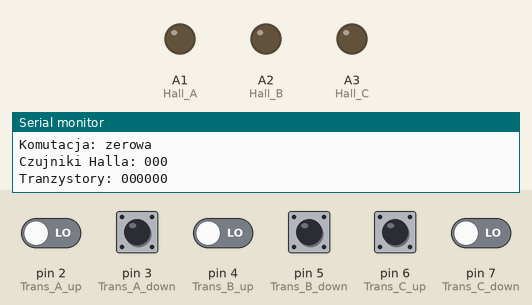
The sketch below on a simulated Arduino Uno, built with avr-gcc and run on an emulated ATmega328P. Shown: output pins drawn as LEDs (lit = HIGH), the last lines printed to the serial monitor. Inputs (shaded band) come from the test bench; at power-on: pin 2 (Trans_A_up), pin 3 (Trans_A_down), pin 4 (Trans_B_up), pin 5 (Trans_B_down), pin 6 (Trans_C_up), pin 7 (Trans_C_down) LOW.

Above: at 1.2 s.
1.3 s: pin 4 (Trans_B_up) driven HIGH and pin 7 (Trans_C_down) driven HIGH
At 2.6 s:
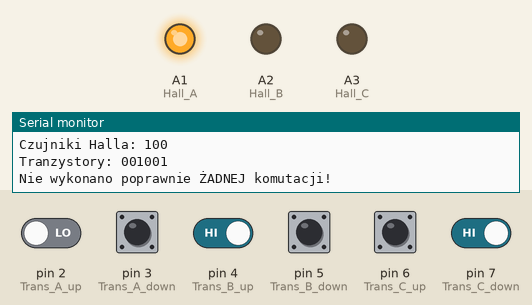
3.1 s: pin 2 (Trans_A_up) driven HIGH and pin 4 (Trans_B_up) driven LOW
At 3.9 s:
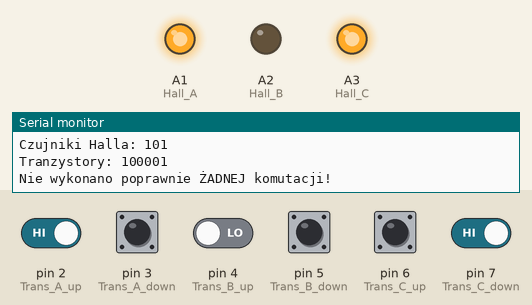
Timing chart, 0 to 6.1 s (numbered marks = the images above; inputs shaded):
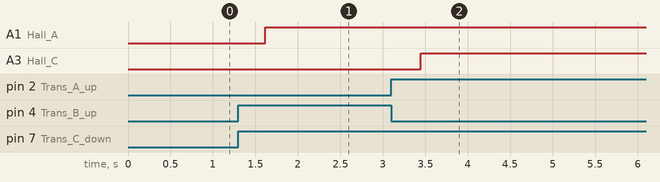

Measured:
- after the input at 1.3 s, A1 (Hall_A): LOW → HIGH after 0.31 s
- after the input at 3.1 s, A3 (Hall_C): LOW → HIGH after 0.35 s

The sketch:

Wirtualny_Silnik.ino
```cpp
//Wejścia tranzystorów
int Trans_A_up = 2;
int Trans_A_down = 3;
int Trans_B_up = 4;
int Trans_B_down = 5;
int Trans_C_up = 6;
int Trans_C_down = 7;

//Czujniki Halla
int Hall_A = A1;
int Hall_B = A2;
int Hall_C = A3;

//Wartości pinów
String Trans_binary = "000000";
String Hall_binary = "000";

bool hall_start_null = true;

int step = 0;

void setup()
{
  //Inicjalizacja UART
  Serial.begin(115200);

  //Wyjścia halla
  pinMode(Hall_A, OUTPUT);
  pinMode(Hall_B, OUTPUT);
  pinMode(Hall_C, OUTPUT);

  //Wejścia tranzystorów
  pinMode(Trans_A_up, INPUT);
  pinMode(Trans_A_down, INPUT);
  pinMode(Trans_B_up, INPUT);
  pinMode(Trans_B_down, INPUT);
  pinMode(Trans_C_up, INPUT);
  pinMode(Trans_C_down, INPUT);

  Serial.println("Inicjalizacja wirtualnego silnika!");
}
void loop()
{
  //Sprawdzanie czy ma się wykonać sekwencja startowa
  if (hall_start_null)
  {
    write_hall_pins(0);
    delay(60);
    read_all_pins();

    //Wypisywanie danych
    Serial.println("");
    Serial.println("Komutacja: zerowa");
    Serial.print("Czujniki Halla: ");
    Serial.println(Hall_binary);
    Serial.print("Tranzystory: ");
    Serial.println(Trans_binary);
  }
  else
  {
    write_hall_pins(step);
    delay(60);
    read_all_pins();

    //Wypisywanie danych
    Serial.println("");
    Serial.print("Komutacja: ");
    Serial.println(step);
    Serial.print("Czujniki Halla: ");
    Serial.println(Hall_binary);
    Serial.print("Tranzystory: ");
    Serial.println(Trans_binary);
  }

  int checking = commutation_checking();

  if (hall_start_null && (checking == 1 || checking == 11))
  {
    Serial.println("Wykonano poprawnie sekwencje startową nr: 1");
    hall_start_null = false;
  }

  //Normalna praca
  if(!hall_start_null)
  {
    if (checking > 0 && checking < 7)
    {
      Serial.print("Wykonano poprawnie komutację CW nr: ");
      Serial.print(step);
      Serial.print(", ");
      Serial.println(commutation_checking());
      step++;
    }
    //Sprawdzanie wstecznego
    else if (checking > 10 && checking < 17)
    {
      Serial.print("Wykonano poprawnie komutację CCW nr: ");
      Serial.print(step);
      Serial.print(", ");
      Serial.println(commutation_checking());
      step--;
    }
    else
    {
      Serial.println("Nie wykonano poprawnie ŻADNEJ komutacji!");
    }
  }

  if (step > 6)
  {
    step = 1;
  }
  else if (step < 1)
  {
    step = 6;
  }

  delay(140);
}
void write_hall_pins(int motor_step)
{
  //Ustawianie odpowiednich wartości czujników halla
  switch (motor_step)
  {
  case 0:
    digitalWrite(Hall_A, 0);
    digitalWrite(Hall_B, 0);
    digitalWrite(Hall_C, 0);
    break;
  case 1:
    digitalWrite(Hall_A, 0);
    digitalWrite(Hall_B, 0);
    digitalWrite(Hall_C, 1);
    break;
  case 2:
    digitalWrite(Hall_A, 0);
    digitalWrite(Hall_B, 1);
    digitalWrite(Hall_C, 1);
    break;
  case 3:
    digitalWrite(Hall_A, 0);
    digitalWrite(Hall_B, 1);
    digitalWrite(Hall_C, 0);
    break;
  case 4:
    digitalWrite(Hall_A, 1);
    digitalWrite(Hall_B, 1);
    digitalWrite(Hall_C, 0);
    break;
  case 5:
    digitalWrite(Hall_A, 1);
    digitalWrite(Hall_B, 0);
    digitalWrite(Hall_C, 0);
    break;
  case 6:
    digitalWrite(Hall_A, 1);
    digitalWrite(Hall_B, 0);
    digitalWrite(Hall_C, 1);
    break;
  }
}
void read_all_pins()
{
  //Zerowanie
  Trans_binary = "";
  Hall_binary = "";

  //Zczytywanie wejśc tranzystorów
  Trans_binary += digitalRead(Trans_A_up);
  Trans_binary += digitalRead(Trans_A_down);
  Trans_binary += digitalRead(Trans_B_up);
  Trans_binary += digitalRead(Trans_B_down);
  Trans_binary += digitalRead(Trans_C_up);
  Trans_binary += digitalRead(Trans_C_down);

  //Zczytywanie wyjść halla
  Hall_binary += digitalRead(Hall_A);
  Hall_binary += digitalRead(Hall_B);
  Hall_binary += digitalRead(Hall_C);
}
int commutation_checking()
{
  if (Hall_binary == "000" && Trans_binary == "000000")
  {
    return 0;
  }
  else if (Hall_binary == "000" && Trans_binary == "000110")
  {
    return 1;
  }
  else if (Hall_binary == "001" && Trans_binary == "000110")
  {
    return 1;
  }
  else if (Hall_binary == "011" && Trans_binary == "010010")
  {
    return 2;
  }
  else if (Hall_binary == "010" && Trans_binary == "011000")
  {
    return 3;
  }
  else if (Hall_binary == "110" && Trans_binary == "001001")
  {
    return 4;
  }
  else if (Hall_binary == "100" && Trans_binary == "100001")
  {
    return 5;
  }
  else if (Hall_binary == "101" && Trans_binary == "100100")
  {
    return 6;
  }
  //Wsteczny
  // else if (Hall_binary == "000" && Trans_binary == "010010")
  // {
  //   return 11;
  // }
  // else if (Hall_binary == "001" && Trans_binary == "010010")
  // {
  //   return 11;
  // }
  // else if (Hall_binary == "101" && Trans_binary == "000110")
  // {
  //   return 12;
  // }
  // else if (Hall_binary == "100" && Trans_binary == "100100")
  // {
  //   return 13;
  // }
  // else if (Hall_binary == "110" && Trans_binary == "100001")
  // {
  //   return 14;
  // }
  // else if (Hall_binary == "010" && Trans_binary == "001001")
  // {
  //   return 15;
  // }
  // else if (Hall_binary == "011" && Trans_binary == "000110")
  // {
  //   return 16;
  // }
  //Wsteczny alternatywny
  else if (Hall_binary == "000" && Trans_binary == "001001")
  {
    return 11;
  }
  else if (Hall_binary == "001" && Trans_binary == "001001")
  {
    return 11;
  }
  else if (Hall_binary == "011" && Trans_binary == "100001")
  {
    return 12;
  }
  else if (Hall_binary == "010" && Trans_binary == "100100")
  {
    return 13;
  }
  else if (Hall_binary == "110" && Trans_binary == "000110")
  {
    return 14;
  }
  else if (Hall_binary == "100" && Trans_binary == "010010")
  {
    return 15;
  }
  else if (Hall_binary == "101" && Trans_binary == "011000")
  {
    return 16;
  }
}
```
